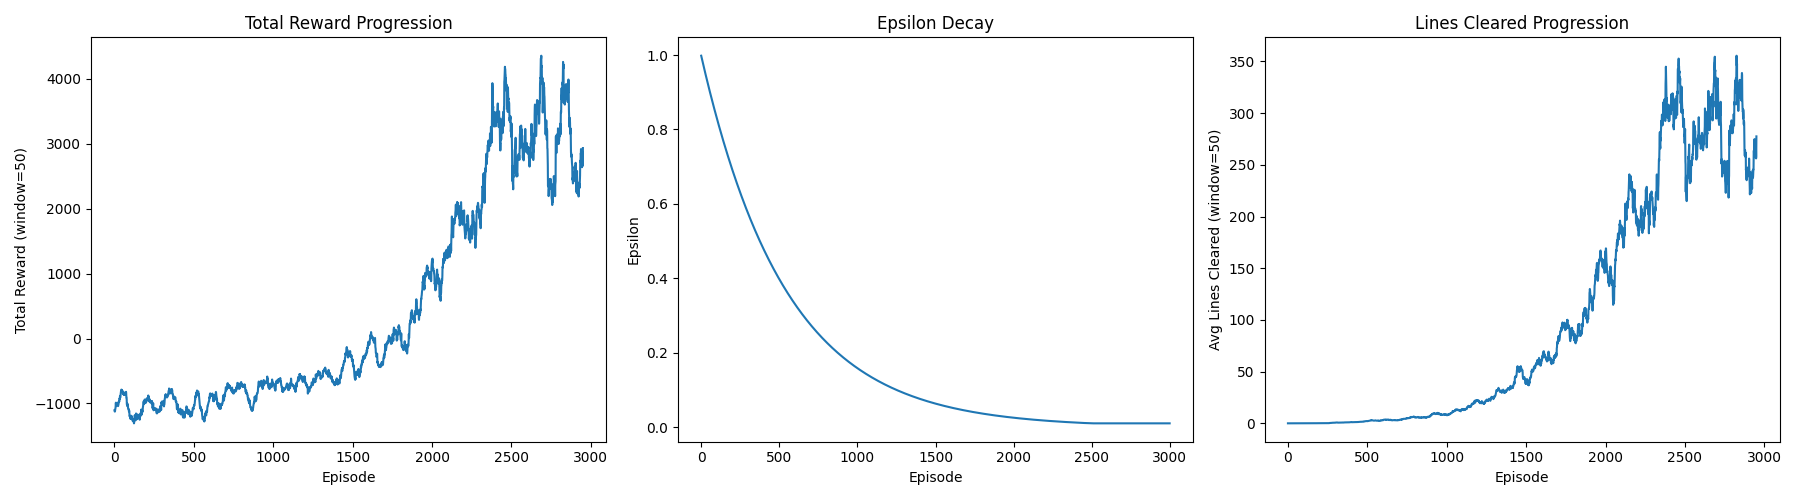

The script that drew this image:
import gymnasium as gym
import numpy as np
import random
import torch
import torch.nn as nn
import torch.optim as optim
from collections import deque
import os
import matplotlib
matplotlib.use('Agg')
import matplotlib.pyplot as plt
import yaml

from tetris_gymnasium.envs.tetris import Tetris
from tetris_gymnasium.mappings.actions import ActionsMapping

# Initialize ActionsMapping for use in functions
A = ActionsMapping()

# ------------------------
# Directories & Config
# ------------------------
CHECKPOINT_DIR = "checkpoints"
GRAPHS_DIR = "graphs"
BEST_MODELS_DIR = "best_models"  # Store history of best models
GRAPH_FILE = f"{GRAPHS_DIR}/tetris_training_graph_features.png"
SAVE_EVERY = 200
MAX_CHECKPOINTS = 10
MAX_BEST_MODELS = 10 

# Fixed to 5 features: smoothness, lines_cleared, holes, min_height, max_height
FEATURE_DIM = 5

# ------------------------
# DQN - Deep Q-Network
# ------------------------
class DQN(nn.Module):
    def __init__(self, feature_dim=5):
        super(DQN, self).__init__()

        # 5-feature network: feature_dim -> 64 -> 64 -> 1
        self.fc1 = nn.Sequential(nn.Linear(feature_dim, 64), nn.ReLU(inplace=True))
        self.fc2 = nn.Sequential(nn.Linear(64, 64), nn.ReLU(inplace=True))
        self.fc3 = nn.Sequential(nn.Linear(64, 1))
        self._create_weights()

    def _create_weights(self):
        """Xavier initialization"""
        for m in self.modules():
            if isinstance(m, nn.Linear):
                nn.init.xavier_uniform_(m.weight)
                nn.init.constant_(m.bias, 0)

    def forward(self, features):
        x = self.fc1(features)
        x = self.fc2(x) 
        x = self.fc3(x)
        return x

# ------------------------
# Agent Class
# ------------------------
class Agent:
    def __init__(self, feature_dim, lr, gamma, batch_size, memory_size, device):
        """
        Initialize the DQN Agent with networks, optimizer, and replay memory.
        
        Args:
            feature_dim: Dimension of the feature vector
            lr: Learning rate
            gamma: Discount factor
            batch_size: Batch size for training
            memory_size: Maximum size of replay memory
            device: torch device (cuda or cpu)
        """
        self.device = device
        self.gamma = gamma
        self.batch_size = batch_size
        
        # Create networks
        self.policy_net = DQN(feature_dim).to(device)
        self.target_net = DQN(feature_dim).to(device)
        self.target_net.load_state_dict(self.policy_net.state_dict())
        
        # Optimizer and loss
        self.optimizer = optim.Adam(self.policy_net.parameters(), lr=lr)
        self.loss_fn = nn.SmoothL1Loss()
        
        # Replay memory
        self.memory = deque(maxlen=memory_size)
    
    def remember(self, features, reward, next_features, done):
        """Store transition in replay memory"""
        self.memory.append((features, reward, next_features, done))

    
    def replay(self):
        """Train the network using a batch from replay memory"""
        if len(self.memory) < self.batch_size:
            return
        
        batch = random.sample(self.memory, self.batch_size)
        features, rewards, next_features, dones = zip(*batch)

        features = torch.tensor(np.array(features), dtype=torch.float32).to(self.device)
        rewards = torch.tensor(rewards, dtype=torch.float32).to(self.device)
        next_features = torch.tensor(np.array(next_features), dtype=torch.float32).to(self.device)
        dones = torch.tensor(dones, dtype=torch.float32).to(self.device)

        # Current state values
        state_values = self.policy_net(features).squeeze()

        # Compute target Q-values for next states using target network
        with torch.no_grad():
            max_next_q_values = self.target_net(next_features).squeeze()

        # Compute y = r + γ max_a' Q_target(s', a') for non-terminal states
        y_batch = rewards + self.gamma * max_next_q_values * (1 - dones)

        # Loss & update
        loss = self.loss_fn(state_values, y_batch)
        self.optimizer.zero_grad()
        loss.backward()
        self.optimizer.step()

    
    def update_target_network(self):
        """Copy weights from policy network to target network"""
        self.target_net.load_state_dict(self.policy_net.state_dict())
    
    def save(self, filepath, epsilon, episode, reward=None):
        """Save agent state to file"""
        state = {
            "policy_state_dict": self.policy_net.state_dict(),
            "target_state_dict": self.target_net.state_dict(),
            "epsilon": epsilon,
            "episode": episode
        }
        if reward is not None:
            state["reward"] = reward
        torch.save(state, filepath)
    
    def load(self, filepath):
        """Load agent state from file"""
        checkpoint = torch.load(filepath, map_location=self.device, weights_only=False)
        self.policy_net.load_state_dict(checkpoint["policy_state_dict"])
        self.target_net.load_state_dict(checkpoint["target_state_dict"])
        return checkpoint

# ------------------------
# Tetris Environment Wrapper
# ------------------------
class TetrisEnv:
    """Wrapper class for Tetris environment with helper methods"""
    
    # Offsets to convert trimmed-x → env-x
    # Format: piece_index : [offset_per_rotation]
    X_OFFSETS = {
        0: [0, -2],             # I
        1: [0],                 # O
        2: [0, -1, 0, 0],       # T
        3: [0, -1],             # S
        4: [0, -1],             # Z
        5: [0, -1, 0, 0],       # J
        6: [0, -1, 0, 0],       # L
    }
    
    def __init__(self, render_mode=None):
        """Initialize the Tetris environment"""
        self.env = gym.make("tetris_gymnasium/Tetris", render_mode=render_mode)
        self.obs, self.info = self.env.reset()
    
    def reset(self):
        """Reset the environment"""
        self.obs, self.info = self.env.reset()
        return self.obs, self.info
    
    def step(self, action):
        """Take a step in the environment"""
        return self.env.step(action)
    
    def render(self):
        """Render the environment"""
        return self.env.render()
    
    def close(self):
        """Close the environment"""
        self.env.close()
    
    @staticmethod
    def extract_features(board_state, clear_lines=True):
        """
        Vectorized feature extraction for Tetris.

        Features:
        1. Smoothness (bumpiness)
        2. Lines cleared
        3. Holes
        4. Min height
        5. Max height

        Args:
            board_state: 2D numpy array representing the playable board
            clear_lines: Whether to simulate line clearing

        Returns:
            dict with features and cleared board
        """
        board = board_state.copy()
        H, W = board.shape

        # ----------------------
        # Lines cleared
        # ----------------------
        full_rows = np.all(board > 0, axis=1)
        lines_cleared = np.sum(full_rows)

        if clear_lines and lines_cleared > 0:
            board = np.vstack([np.zeros((lines_cleared, W), dtype=board.dtype),
                            board[~full_rows]])

        # ----------------------
        # Column heights
        # ----------------------
        filled = board > 0
        # For each column, find the first filled cell from the top
        first_filled = np.argmax(filled, axis=0)
        has_filled = np.any(filled, axis=0)
        column_heights = np.where(has_filled, H - first_filled, 0)

        # ----------------------
        # Smoothness (bumpiness)
        # ----------------------
        smoothness = np.sum(np.abs(np.diff(column_heights)))

        # ----------------------
        # Holes
        # ----------------------
        # Cumulative sum from top; a hole is an empty cell below any filled cell
        holes = np.sum(np.logical_and(np.cumsum(filled, axis=0) > 0, ~filled))

        # ----------------------
        # Min/Max height
        # ----------------------
        min_height = np.min(column_heights)
        max_height = np.max(column_heights)

        return {
            'smoothness': smoothness,
            'lines_cleared': lines_cleared,
            'holes': holes,
            'min_height': min_height,
            'max_height': max_height,
            'cleared_board': board
        }

    
    def get_current_state_features(self):
        """Get features for the current board state"""
        board = self.env.unwrapped.board.astype(np.float32)
        H, W = board.shape
        playable_board = board[:H-4, 4:W-4]  # Remove padding
        
        # Extract features (don't clear lines for current state)
        features = self.extract_features(playable_board, clear_lines=False)
        feature_vector = np.array([
            features['smoothness'] / 100.0,     # Bumpiness: 9 pairs * ~10 avg diff = 90 typical max
            features['lines_cleared'] / 4.0,    # 0-4 → 0-1
            features['holes'] / 10.0,           # 0-10 → 0-1
            features['min_height'] / 20.0,      # 0-20 → 0-1
            features['max_height'] / 20.0       # 0-20 → 0-1
        ], dtype=np.float32)
        
        return feature_vector
    
    @staticmethod
    def shape_reward(lines_cleared, terminated, max_height):
        """
        Reward formula focused on survival:
        - Survival: +10 per step survived
        - Game over: -200
        - Height penalty: -500 if height >=16, -20 if height >=12, -10 if height >=10

        Args:
            lines_cleared: Number of lines cleared this step
            terminated: Whether the game ended
            max_height: Maximum height of the board

        Returns:
            Reward score for this step
        """
        if terminated:
            return -200  # Penalty for game over
        
        # Survival reward: encourage staying alive
        reward = 10
        
        # Height-based penalties: teach agent that high stacks are dangerous
        # These are necessary because height directly affects immediate survival risk
        if max_height >= 16:
            reward -= 500
        elif max_height >= 12:
            reward -= 20   
        elif max_height >= 10:
            reward -= 10   
        
        return reward
    
    @staticmethod
    def trim_piece(piece):
        """Trim whitespace from piece matrix"""
        rows = np.any(piece, axis=1)
        cols = np.any(piece, axis=0)
        return piece[np.ix_(rows, cols)]

    def get_unique_rotations(self, tetromino):
        """Get all unique rotations of a tetromino"""
        rotations = []
        seen = []
        mat = tetromino.matrix.copy()
        for _ in range(4):
            trimmed = self.trim_piece(mat)
            if not any(np.array_equal(trimmed, s) for s in seen):
                seen.append(trimmed)
                rotations.append(trimmed)
            mat = np.rot90(mat, -1)
        return rotations

    @staticmethod
    def piece_bounds(piece):
        """Get left and right bounds of piece"""
        cols = np.any(piece, axis=0)
        left = np.argmax(cols)
        right = len(cols) - 1 - np.argmax(cols[::-1])
        return left, right

    @staticmethod
    def check_collision(board, piece, x, y):
        """Check if piece collides with board at position (x, y)"""
        H, W = board.shape
        h, w = piece.shape
        for py in range(h):
            for px in range(w):
                if piece[py, px]:
                    bx = x + px
                    by = y + py
                    if bx < 0 or bx >= W or by < 0 or by >= H:
                        return True
                    if board[by, bx]:
                        return True
        return False

    @staticmethod
    def place_piece(board, piece, x, y):
        """Place piece on board at position (x, y)"""
        new_board = board.copy()
        h, w = piece.shape
        for py in range(h):
            for px in range(w):
                if piece[py, px]:
                    new_board[y + py, x + px] = 1
        return new_board

    def compute_action_sequence(self, tetro_idx, tetro, target_rot_id, target_x):
        """Compute action sequence to place piece at target position and rotation"""
        actions = []

        # The piece always spawns at rotation 0, so target_rot_id directly tells how many counter-clockwise rotations to perform
        n_rot = target_rot_id
        actions += [A.rotate_counterclockwise] * n_rot

        # --- Apply per-piece per-rotation offset ---
        offset = self.X_OFFSETS[tetro_idx][target_rot_id]
        corrected_target_x = target_x + offset

        start_x = self.env.unwrapped.x
        dx = corrected_target_x - start_x

        if dx > 0:
            actions += [A.move_right] * dx
        elif dx < 0:
            actions += [A.move_left] * (-dx)

        actions.append(A.hard_drop)
        return actions

    def get_all_board_states(self, tetro_idx, tetro):
        """Get all possible board states for current piece"""
        board = self.env.unwrapped.board.copy()
        H, W = board.shape
        
        # Clear any full lines in the board snapshot FIRST
        # The environment may not have cleared lines from the previous piece yet
        playable_snapshot = board[:H-4, 4:W-4]
        rows_to_clear = []
        for row in range(playable_snapshot.shape[0]):
            if np.all(playable_snapshot[row] > 0):
                rows_to_clear.append(row)
        
        if rows_to_clear:
            # Remove full rows and add empty rows at top
            playable_snapshot = np.delete(playable_snapshot, rows_to_clear, axis=0)
            empty_rows = np.zeros((len(rows_to_clear), playable_snapshot.shape[1]), dtype=playable_snapshot.dtype)
            playable_snapshot = np.vstack([empty_rows, playable_snapshot])
            # Reconstruct full board with padding
            board = np.zeros((H, W), dtype=board.dtype)
            board[:H-4, 4:W-4] = playable_snapshot
        
        rotations = self.get_unique_rotations(tetro)
        results = []

        pad = 4
        playable_x_min = pad
        playable_x_max = W - pad

        for rot_id, piece in enumerate(rotations):
            h, w = piece.shape
            left, right = self.piece_bounds(piece)

            # x is the LEFTMOST occupied column in board coords
            min_x = playable_x_min - left
            max_x = playable_x_max - (right + 1)

            for x in range(min_x, max_x + 1):
                y = 0
                while not self.check_collision(board, piece, x, y):
                    y += 1
                y -= 1
                if y < 0:
                    continue

                new_board = self.place_piece(board, piece, x, y)
                
                # Extract playable area for feature calculation
                H_full, W_full = new_board.shape
                playable_board = new_board[:H_full-4, 4:W_full-4]  # Remove padding
                
                # Extract features with line clearing simulation
                # This counts lines BEFORE clearing, then simulates clearing for other features
                features = self.extract_features(playable_board, clear_lines=True)
                
                # Use the cleared board for future state evaluation
                playable_board = features['cleared_board']
                
                # Build feature vector
                feature_vector = np.array([
                    features['smoothness'] / 100.0,         # Bumpiness: 9 pairs * ~10 avg diff = 90 typical max
                    features['lines_cleared'] / 4.0,        # 0-4 → 0-1
                    features['holes'] / 10.0,               # 0-10 → 0-1
                    features['min_height'] / 20.0,          # 0-20 → 0-1
                    features['max_height'] / 20.0           # 0-20 → 0-1
                ], dtype=np.float32)
                
                actions = self.compute_action_sequence(
                    tetro_idx,  
                    tetro,
                    rot_id,
                    x
                )
                results.append({
                    "rotation": rot_id,
                    "x": x,
                    "y": y,
                    "features": feature_vector,
                    "actions": actions,
                    "board": playable_board  # For debugging
                })

        return results

# ------------------------
# Helper Functions
# ------------------------
def cleanup_checkpoints(folder, max_keep):
    files = sorted(
        [f for f in os.listdir(folder) if f.endswith(".pth")],
        key=lambda f: os.path.getmtime(os.path.join(folder, f))
    )
    while len(files) > max_keep:
        old_file = files.pop(0)
        os.remove(os.path.join(folder, old_file))
        print(f"🧹 Removed old checkpoint: {old_file}")

def save_training_graph(rewards_per_episode, epsilon_history, lines_per_episode):
    fig = plt.figure(figsize=(18,5))
    window = 50
    
    # Rewards
    plt.subplot(1, 3, 1)
    if len(rewards_per_episode) >= window:
        smoothed_rewards = np.convolve(rewards_per_episode, np.ones(window)/window, mode='valid')
    else:
        smoothed_rewards = rewards_per_episode
    plt.plot(range(len(smoothed_rewards)), smoothed_rewards)
    plt.xlabel("Episode")
    plt.ylabel(f"Total Reward (window={window})")
    plt.title("Total Reward Progression")
    
    # Epsilon
    plt.subplot(1, 3, 2)
    plt.plot(epsilon_history)
    plt.xlabel("Episode")
    plt.ylabel("Epsilon")
    plt.title("Epsilon Decay")
    
    # Lines cleared
    plt.subplot(1, 3, 3)
    if len(lines_per_episode) >= window:
        avg_lines = np.convolve(lines_per_episode, np.ones(window)/window, mode='valid')
    else:
        avg_lines = lines_per_episode
    plt.plot(range(len(avg_lines)), avg_lines)
    plt.xlabel("Episode")
    plt.ylabel(f"Avg Lines Cleared (window={window})")
    plt.title("Lines Cleared Progression")
    
    plt.tight_layout()
    plt.savefig(GRAPH_FILE)
    plt.close(fig)

def evaluate_agent(agent, env, n_episodes=5):
    """
    Evaluate the agent over n_episodes and return the mean reward.
    
    Args:
        agent: DQN agent
        env: TetrisEnv instance
        n_episodes: Number of episodes to average
    Returns:
        mean_reward: Average total reward over n_episodes
        mean_lines: Average lines cleared
    """
    total_rewards = []
    total_lines = []
    
    for ep in range(n_episodes):
        obs, info = env.reset()
        episode_reward = 0
        episode_lines = 0
        terminated = False

        while not terminated:
            # Get all possible placements
            tetro = env.env.unwrapped.active_tetromino
            tetro_idx = tetro.id - 2
            placements = env.get_all_board_states(tetro_idx, tetro)
            if not placements:
                break

            # Compute Q-values
            feature_vectors = np.array([p["features"] for p in placements], dtype=np.float32)
            features_batch = torch.tensor(feature_vectors, dtype=torch.float32).to(agent.device)
            agent.policy_net.eval()
            with torch.no_grad():
                state_values = agent.policy_net(features_batch).squeeze()
            agent.policy_net.train()

            # Pick best action
            chosen_idx = torch.argmax(state_values).item()
            chosen = placements[chosen_idx]

            # Execute action sequence
            lines_cleared_this_step = 0
            for a in chosen["actions"]:
                obs, reward_step, terminated, truncated, info = env.step(a)
                lines_cleared_this_step = info.get("lines_cleared", 0)
                if terminated:
                    break

            # Reward calculation (same as during training)
            max_height = chosen["features"][4] * 20.0
            step_reward = env.shape_reward(lines_cleared_this_step, terminated, max_height)
            episode_reward += step_reward
            episode_lines += lines_cleared_this_step

        total_rewards.append(episode_reward)
        total_lines.append(episode_lines)

    mean_reward = np.mean(total_rewards)
    mean_lines = np.mean(total_lines)
    return mean_reward, mean_lines

# ------------------------
# Main Training Loop
# ------------------------

if __name__ == "__main__":
    # Create directories
    os.makedirs(CHECKPOINT_DIR, exist_ok=True)
    os.makedirs(GRAPHS_DIR, exist_ok=True)
    os.makedirs(BEST_MODELS_DIR, exist_ok=True)
    
    # Load reference hyperparameters
    with open("hyperparams.yaml", "r") as f:
        config = yaml.safe_load(f)

    gamma = config["gamma"]
    epsilon = config["initial_epsilon"]
    epsilon_min = config["final_epsilon"]
    epsilon_decay = config["epsilon_decay"]
    lr = config["lr"]
    batch_size = config["batch_size"]
    memory_size = config["memory_size"]
    target_update_freq = config["target_update_freq"]
    num_episodes = config["num_episodes"]
    save_interval = config["save_interval"]

    device = torch.device("cuda" if torch.cuda.is_available() else "cpu")
    print(f"Using device: {device}")
    
    print("🔧 Using 5-feature extraction (smoothness, lines_cleared, holes, min_height, max_height)")
    
    # Create environment wrapper
    tetris_env = TetrisEnv(render_mode=None)
    
    # ------------------------
    # Replay Memory & Networks
    # ------------------------
    # Set seed like reference
    torch.manual_seed(123)
    if torch.cuda.is_available():
        torch.cuda.manual_seed(123)

    # Use the configured feature dimension
    feature_dim = FEATURE_DIM

    # Print hyperparameters
    print("\n🔧 Reference Implementation Hyperparameters:")
    for key, value in config.items():
        print(f"   {key}: {value}")
    print()

    # Create agent
    agent = Agent(
        feature_dim=feature_dim,
        lr=lr,
        gamma=gamma,
        batch_size=batch_size,
        memory_size=memory_size,
        device=device
    )

    # Load checkpoint if it exists
    RESUME_CHECKPOINT = "best_model__.pth" # Currently does not point to a valid file, change to best_model.pth or any checkpoints
    start_episode = 0
    if os.path.exists(RESUME_CHECKPOINT):
        print(f"Loading checkpoint: {RESUME_CHECKPOINT}")
        checkpoint = agent.load(RESUME_CHECKPOINT)
        epsilon = checkpoint.get("epsilon", epsilon) 
        start_episode = checkpoint.get("episode", 0)
        print(f"Resumed from episode {start_episode}, epsilon={epsilon:.4f}")
    else:
        print("No feature-based checkpoint found, starting from scratch")
    
    best_reward = -float("inf")
    best_mean = -float("inf")
    best_lines = 0
    rewards_per_episode = []
    epsilon_history = []
    lines_per_episode = []
    

    try:
        episode = 0

        # Get initial state features
        obs, info = tetris_env.reset()
        current_state_features = tetris_env.get_current_state_features()

        print(f"\n🚀 Starting training for {num_episodes} episodes...")
        print(f"💾 Checkpoints will be saved every {save_interval} episodes\n")

        pieces_placed = 0
        episode_pieces = 0
        episode_reward_total = 0
        episode_lines_total = 0
        
        

        while episode < num_episodes:
            # Get all possible next states
            tetro = tetris_env.env.unwrapped.active_tetromino
            tetro_idx = tetro.id - 2
            placements = tetris_env.get_all_board_states(tetro_idx, tetro)

            if not placements:
                # Can't place piece - game over
                obs, info = tetris_env.reset()
                current_state_features = tetris_env.get_current_state_features()
                continue

            # Get all feature vectors and Q-values
            feature_vectors = np.array([p["features"] for p in placements], dtype=np.float32)
            features_batch = torch.tensor(feature_vectors, dtype=torch.float32).to(device)

            agent.policy_net.eval()
            with torch.no_grad():
                state_values = agent.policy_net(features_batch).squeeze()
            agent.policy_net.train()

            # Epsilon-greedy action selection
            if random.random() <= epsilon:
                chosen_idx = random.randint(0, len(placements) - 1)
            else:
                chosen_idx = torch.argmax(state_values).item()

            chosen = placements[chosen_idx]

            # Track pieces placed
            pieces_placed += 1
            episode_pieces += 1

            # Execute the action sequence
            lines_cleared_this_step = 0
            terminated = False
            for a in chosen["actions"]:
                if terminated:
                    break
                obs, reward_step, terminated, truncated, info = tetris_env.step(a)
                lines_cleared_this_step = info.get("lines_cleared", 0)

            # Denormalize max_height for reward
            max_height = feature_vectors[chosen_idx][4] * 20.0

            # Calculate reward
            step_reward = tetris_env.shape_reward(lines_cleared_this_step, terminated, max_height)
            episode_reward_total += step_reward
            episode_lines_total += lines_cleared_this_step

            # Get next state features
            if not terminated:
                next_state_features = tetris_env.get_current_state_features()
            else:
                next_state_features = current_state_features  # just keep current; TD target ignores done

            # Store transition in replay memory
            agent.remember(current_state_features, step_reward, next_state_features, terminated)

            # Update current state
            current_state_features = next_state_features
        
            # End of episode processing
            if terminated:
                episode += 1

                # Exponential epsilon decay
                epsilon = max(epsilon_min, epsilon * epsilon_decay)

                # Train if enough samples
                if len(agent.memory) >= batch_size:
                    agent.replay()
                
                # Target network update
                if episode % target_update_freq == 0:
                    agent.update_target_network()

                # Checkpoint saving
                if episode % save_interval == 0:
                    checkpoint_path = f"{CHECKPOINT_DIR}/tetris_dqn_ep{episode}.pth"
                    agent.save(checkpoint_path, epsilon, episode)
                    cleanup_checkpoints(CHECKPOINT_DIR, MAX_CHECKPOINTS)
                    save_training_graph(rewards_per_episode, epsilon_history, lines_per_episode)
                    print(f"💾 Checkpoint saved at episode {episode}")
                
                # Save best model based on total episode reward
                if episode_reward_total > best_reward:
                    best_reward = episode_reward_total
                    
                    mean_reward, mean_lines = evaluate_agent(agent, tetris_env, n_episodes=3)
                    
                    # Save to best_models history folder
                    best_model_history_path = f"{BEST_MODELS_DIR}/best_model_ep{episode}_reward{episode_reward_total:.0f}.pth"
                    agent.save(best_model_history_path, epsilon, episode, episode_reward_total)
                    
                    # Clean up old best models (keep only last MAX_BEST_MODELS)
                    cleanup_checkpoints(BEST_MODELS_DIR, MAX_BEST_MODELS)
                    
                    if mean_reward > best_mean:
                        best_mean = mean_reward
                        
                        # Save as the main best_model.pth (most accessible for play_model)
                        agent.save("best_model.pth", epsilon, episode, episode_reward_total)
                        print(f"💎 Saved new best model at Episode {episode} (Reward: {episode_reward_total:.2f})")
                        print(f"   📜 History saved to: {best_model_history_path}")
                
                # Logging
                rewards_per_episode.append(episode_reward_total)
                epsilon_history.append(epsilon)
                lines_per_episode.append(episode_lines_total)

                # Q-value diagnostics
                if len(agent.memory) >= batch_size:
                    sample_batch = random.sample(agent.memory, min(100, len(agent.memory)))
                    sample_features = torch.tensor(np.array([s[0] for s in sample_batch]), dtype=torch.float32).to(device)
                    with torch.no_grad():
                        sample_q = agent.policy_net(sample_features).squeeze()
                    avg_q = sample_q.mean().item()
                    max_q = sample_q.max().item()
                    min_q = sample_q.min().item()
                    print(f"Episode {episode}: {episode_pieces} pieces, reward={episode_reward_total:.1f}, ε={epsilon:.3f} | Q: avg={avg_q:.1f}, max={max_q:.1f}, min={min_q:.1f}, mem={len(agent.memory)}")
                else:
                    print(f"Episode {episode}: {episode_pieces} pieces, reward={episode_reward_total:.1f}, ε={epsilon:.3f}, mem={len(agent.memory)}/{batch_size} (warmup)")

                # Reset episode tracking
                episode_pieces = 0
                episode_reward_total = 0
                episode_lines_total = 0

                obs, info = tetris_env.reset()
                current_state_features = tetris_env.get_current_state_features()

    finally:
        agent.save(f"{CHECKPOINT_DIR}/tetris_dqn_latest.pth", epsilon, episode)
        save_training_graph(rewards_per_episode, epsilon_history, lines_per_episode)
        tetris_env.close()
        print("✅ Latest model saved and graph generated")
